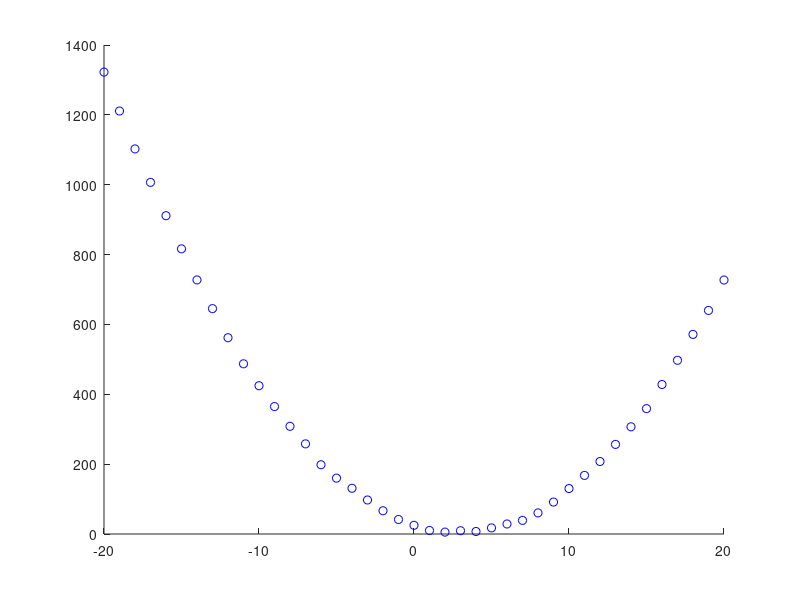

Write the MATLAB code that produced this figure. (Note: this script raises an error after producing the figure.)
% My first attempt to use fmincon to find parameters of a parabola 

%% Generate data: parabola of the form 3(x-1)^2 + 2, with noise added 
xData = -20:1:20; 
yData = 2.5 * ((xData - 3).^2) + 4;
yNoisy = yData + normrnd(0, 4, 1, length(xData)); 

figure; 
hold on; 
plot(xData, yNoisy, 'bo '); 

%% Fit a model of the form y = a(x-b)^2 + c using fmincon
% Initial parameter values and limits 
a = 1; 
b = 1; 
c = 1; 
x0 = [a b c]; 
lb = [-10 -10];
ub = [10 10];

% Options for fmincon 
options = optimset('fmincon');
options = optimset(options,'Diagnostics','off','Display','off',...
    'LargeScale','off','Algorithm','active-set');
  
% Call optimization function
fminconParams = fmincon(@(x)fitParabola(x,xData,yNoisy),...
    x0,[],[],[],[],lb,ub,[],options);
yFit =  fminconParams(1) * ((xData - fminconParams(2)).^2) + fminconParams(3);
plot(xData, yFit, 'r-'); 
legend('Data', 'Fit'); 
title('Parabola Fitting Exercise'); 